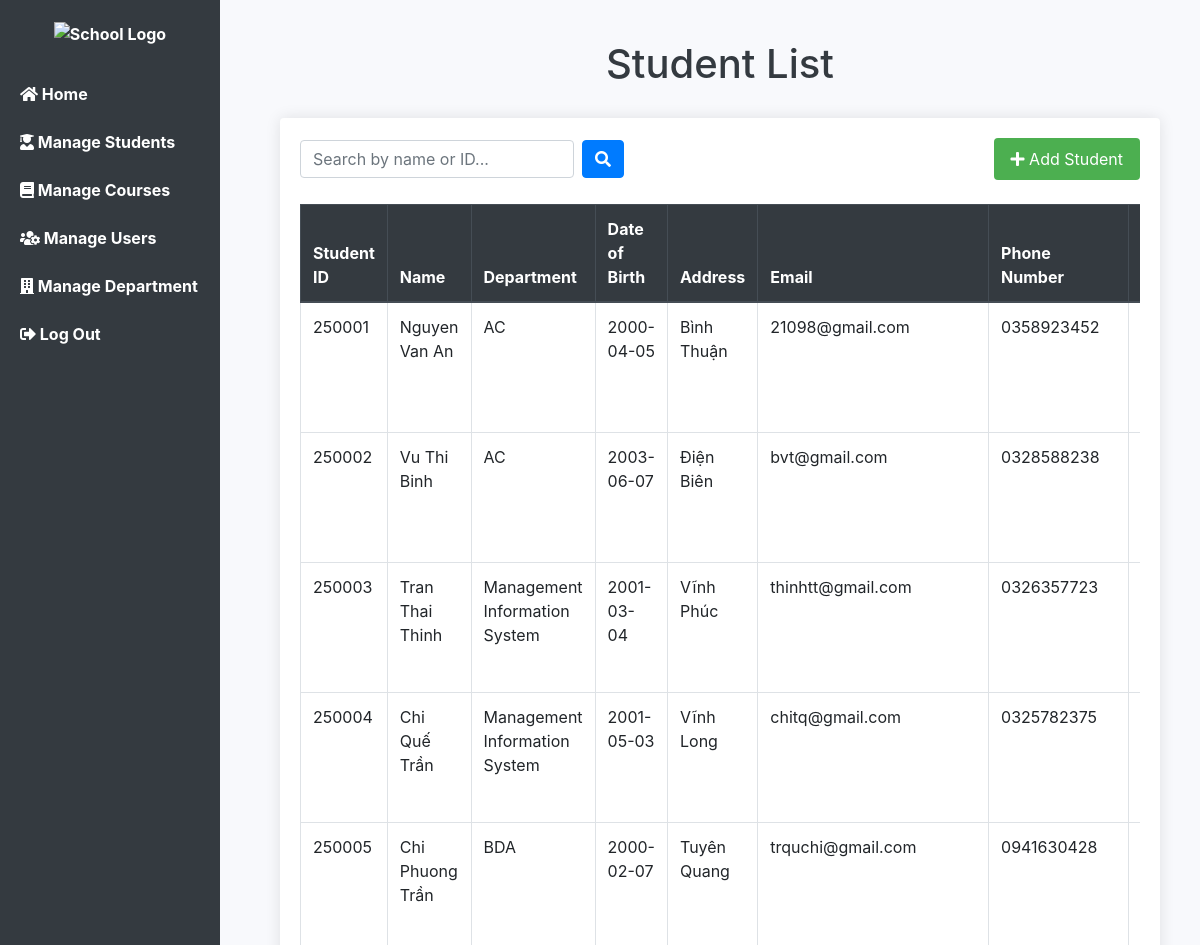
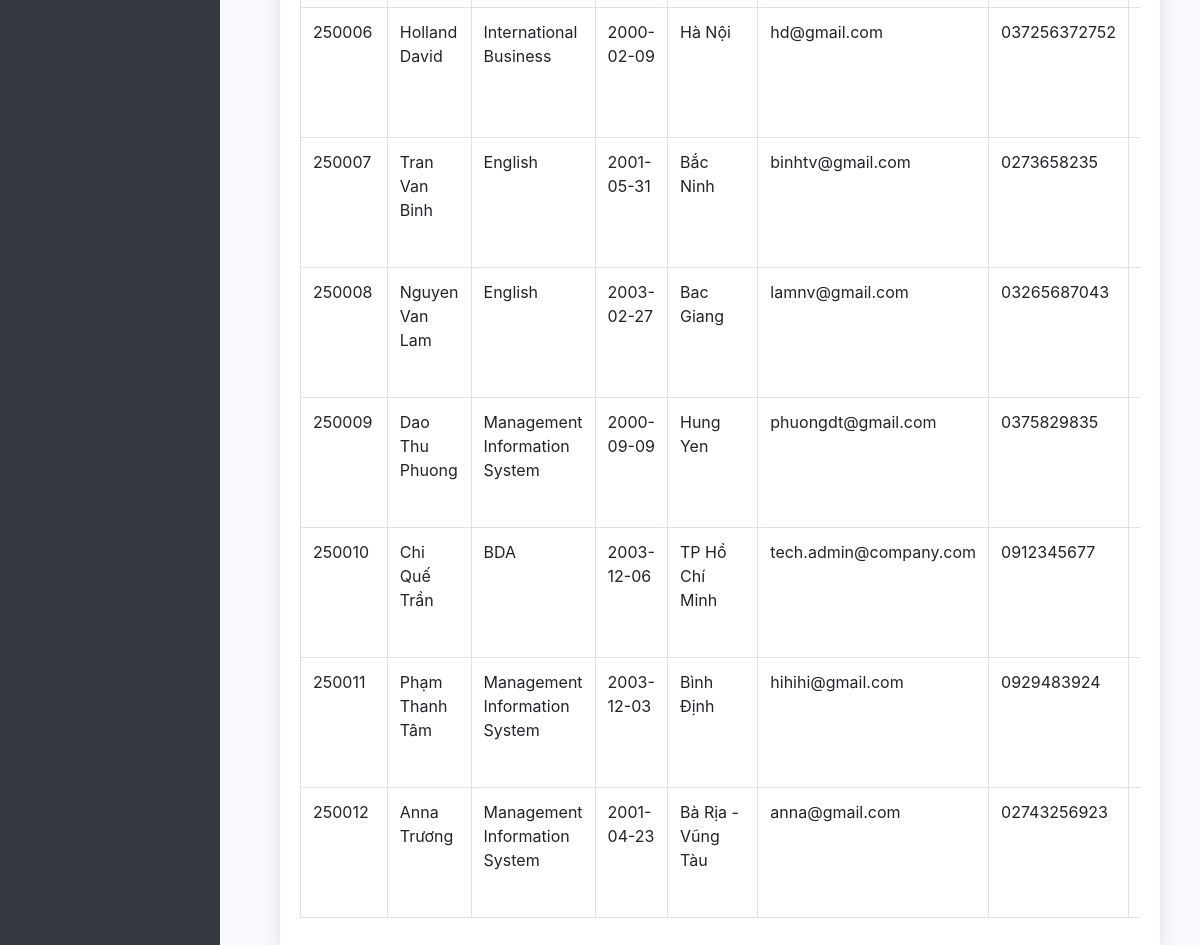
Page /Midterm/View.php (signed in) on the committed database (2 pictures, top to bottom).
### tables this page shows
CREATE TABLE `student` (
  `student_id` int(11) NOT NULL,
  `student_name` varchar(100) NOT NULL,
  `dep_id` varchar(10) NOT NULL,
  `dob` date NOT NULL,
  `address` varchar(100) NOT NULL,
  `email` varchar(100) NOT NULL,
  `password` varchar(50) NOT NULL,
  `phone_number` varchar(20) NOT NULL,
  `img` text NOT NULL
);

CREATE TABLE `d` (
  `dep_id` varchar(11) NOT NULL,
  `dep_name` varchar(100) NOT NULL,
  `dep_email` varchar(50) NOT NULL,
  `dep_password` varchar(50) NOT NULL,
  `location` varchar(100) NOT NULL,
  `status` varchar(50) NOT NULL
);

### Midterm/View.php (the view, shortened to what this page needs)
<?php
include 'db.php';
?>
<!DOCTYPE html>
<html lang="en">
<head>
    <link href="https://stackpath.bootstrapcdn.com/bootstrap/4.5.2/css/bootstrap.min.css" rel="stylesheet">
    <link href="https://cdnjs.cloudflare.com/ajax/libs/font-awesome/5.15.4/css/all.min.css" rel="stylesheet">
</head>
<body>
<?php include 'sidebar.php'; ?>
<div class="content">
    <h1>Student List</h1>
    <div class="card">
        <div class="d-flex justify-content-between align-items-center mb-3 flex-wrap">
            <form method="GET" action="view.php" class="form-inline">
                <input type="text" name="search" class="form-control mr-2 mb-2" placeholder="Search by name or ID..."
                    value="<?php echo isset($_GET['search']) ? htmlspecialchars($_GET['search']) : ''; ?>">
                <button class="btn btn-primary mb-2" type="submit"><i class="fas fa-search"></i></button>
            </form>
            <a href="register.php" class="btn btn-add mb-2"><i class="fas fa-plus"></i> Add Student</a>
        </div>
        <?php
        if ($conn->connect_error) {
            echo "<div class='alert alert-danger'>Connection Failed: " . $conn->connect_error . "</div>";
        } else {
            $searchTerm = isset($_GET['search']) ? $conn->real_escape_string($_GET['search']) : '';
            if ($searchTerm) {
                $sql = "SELECT s.*, d.dep_name
                        FROM student s
                        LEFT JOIN d ON s.dep_id = d.dep_id
                        WHERE s.student_name LIKE '%$searchTerm%'
                        OR s.student_id LIKE '%$searchTerm%'";
            } else {
                $sql = "SELECT s.*, d.dep_name
                        FROM student s
                        LEFT JOIN d ON s.dep_id = d.dep_id";
            }
            $result = $conn->query($sql);
            echo '<div class="table-responsive">';
            echo '<table class="table table-bordered table-hover">';
            echo "<thead class='thead-dark'><tr>
                    <th>Student ID</th>
                    <th>Name</th>
                    <th>Department</th>
                    <th>Date of Birth</th>
                    <th>Address</th>
                    <th>Email</th>
                    <th>Phone Number</th>
                    <th>Actions</th>
                  </tr></thead><tbody>";
            if ($result && $result->num_rows > 0) {
                while($row = $result->fetch_assoc()) {
                    $id = htmlspecialchars($row['student_id']);
                    echo "<tr>";
                    echo "<td>" . $id . "</td>";
                    echo "<td>" . htmlspecialchars($row['student_name']) . "</td>";
                    echo "<td>" . htmlspecialchars($row['dep_name']) . "</td>";
                    echo "<td>" . htmlspecialchars($row['dob']) . "</td>";
                    echo "<td>" . htmlspecialchars($row['address']) . "</td>";
                    echo "<td>" . htmlspecialchars($row['email']) . "</td>";
                    echo "<td>" . htmlspecialchars($row['phone_number']) . "</td>";
                    echo "<td class='text-center'>
                        <a href='view_student.php?id=$id' class='btn btn-sm btn-view mb-1'><i class='fas fa-eye'></i></a>
                        <a href='edit_student.php?id=$id' class='btn btn-sm btn-edit mb-1'><i class='fas fa-edit'></i></a>
                        <a href='delete_student.php?id=$id' class='btn btn-sm btn-delete mb-1' onclick=\"return confirm('Are you sure you want to delete this student?');\"><i class='fas fa-trash'></i></a>
                    </td>";
                    echo "</tr>";
                }
            } else {
                echo "<tr><td colspan='8' class='text-center'>No students found</td></tr>";
            }
            echo "</tbody></table>";
            echo '</div>';
        }
        ?>
    </div>
</div>
</body>
</html>

### Midterm/sidebar.php (shortened to what this page needs)
<div class="sidebar">
    <div class="sidebar-heading mb-4">
        <a href="home.php">
            <img src="https://www.is.vnu.edu.vn/wp-content/uploads/2022/04/icon_negative_yellow_text-08-539x600.png" alt="School Logo" style="width: 80px; height: auto;">
        </a>
    </div>
    <a href="home.php"><i class="fas fa-home"></i> Home</a>
    <?php if (isset($_SESSION['role']) && ($_SESSION['role'] === 'admin' || $_SESSION['role'] === 'superadmin')): ?>
        <a href="view.php"><i class="fas fa-user-graduate"></i> Manage Students</a>
        <a href="course.php"><i class="fas fa-book"></i> Manage Courses</a>
        <a href="admin.php"><i class="fas fa-users-cog"></i> Manage Users</a>
        <a href="department_list.php"><i class="fas fa-building"></i> Manage Department</a>
    <?php endif; ?>
    <a href="logout.php" class="logout"><i class="fas fa-sign-out-alt"></i> Log Out</a>
</div>

### Midterm/View.php (style rules this page uses)
body { background-color: #f8f9fc; }
.sidebar { position: fixed; top: 0; left: 0; width: 220px; height: 100%; background-color: #343a40; padding-top: 20px; display: flex; flex-direction: column; align-items: center; }
.sidebar a { color: white; text-decoration: none; padding: 12px 20px; width: 100%; text-align: left; box-sizing: border-box; font-weight: bold; }
.logout { color: #ff4c4c; }
.content { margin-left: 240px; padding: 40px; }
h1 { text-align: center; color: #343a40; margin-bottom: 30px; }
.card { border: none; box-shadow: 0 0 15px rgba(0,0,0,0.1); padding: 20px; }
.btn-add { padding: 8px 16px; background-color: #4CAF50; color: white; border-radius: 4px; text-decoration: none; margin-left: 10px; white-space: nowrap; }

### rows in the picture
student: student_id "250001", student_name "Nguyen Van An", dep.dep_name "AC", dob "2000-04-05", address "Bình Thuận", email "21098@gmail.com", phone_number "0358923452"
student: student_id "250002", student_name "Vu Thi Binh", dep.dep_name "AC", dob "2003-06-07", address "Điện Biên", email "bvt@gmail.com", phone_number "0328588238"
student: student_id "250003", student_name "Tran Thai Thinh", dep.dep_name "Management Information System", dob "2001-03-04", address "Vĩnh Phúc", email "thinhtt@gmail.com", phone_number "0326357723"
student: student_id "250004", student_name "Chi Quế Trần", dep.dep_name "Management Information System", dob "2001-05-03", address "Vĩnh Long", email "chitq@gmail.com", phone_number "0325782375"
student: student_id "250005", student_name "Chi Phuong Trần", dep.dep_name "BDA", dob "2000-02-07", address "Tuyên Quang", email "trquchi@gmail.com", phone_number "0941630428"
student: student_id "250006", student_name "Holland David", dep.dep_name "International Business", dob "2000-02-09", address "Hà Nội", email "hd@gmail.com", phone_number "037256372752"
student: student_id "250007", student_name "Tran Van Binh", dep.dep_name "English", dob "2001-05-31", address "Bắc Ninh", email "binhtv@gmail.com", phone_number "0273658235"
student: student_id "250008", student_name "Nguyen Van Lam", dep.dep_name "English", dob "2003-02-27", address "Bac Giang", email "lamnv@gmail.com", phone_number "03265687043"
student: student_id "250009", student_name "Dao Thu Phuong", dep.dep_name "Management Information System", dob "2000-09-09", address "Hung Yen", email "phuongdt@gmail.com", phone_number "0375829835"
student: student_id "250010", student_name "Chi Quế Trần", dep.dep_name "BDA", dob "2003-12-06", address "TP Hồ Chí Minh", email "tech.admin@company.com", phone_number "0912345677"
student: student_id "250011", student_name "Phạm Thanh Tâm", dep.dep_name "Management Information System", dob "2003-12-03", address "Bình Định", email "hihihi@gmail.com", phone_number "0929483924"
student: student_id "250012", student_name "Anna Trương", dep.dep_name "Management Information System", dob "2001-04-23", address "Bà Rịa - Vũng Tàu", email "anna@gmail.com", phone_number "02743256923"
